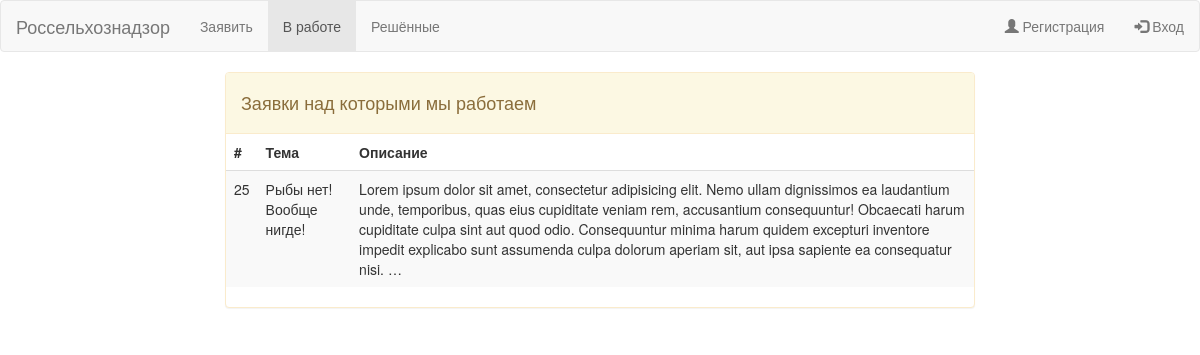
/bugs/in_progress_issues/, run on the app's committed database.
### bugtracker_app/models.py (models this page shows, shortened)
class Issue(models.Model):
    subject = models.CharField(max_length=50)
    description = models.TextField()
    notify_by_email = models.BooleanField(default=True)
    created_date = models.DateTimeField(auto_now_add=True)
    updated_date = models.DateTimeField(auto_now_add=True)
    author_name = models.CharField(max_length=30, null=True, blank=True)
    author_email = models.EmailField(null=True, blank=True)
    author = models.ForeignKey(
        User,
        on_delete=models.PROTECT,
        null=True)
    status = models.ForeignKey(
        IssueStatus,
        on_delete=models.PROTECT,
        default=IssueStatus.get_default()[0])
    importance = models.ForeignKey(
        IssueImportance,
        on_delete=models.PROTECT)
    area = models.ForeignKey(
        IssueArea,
        on_delete=models.PROTECT)
    category = models.ForeignKey(
        IssueCategory,
        on_delete=models.PROTECT,
        default=0)
    version = models.ForeignKey(
        IssueVersion,
        on_delete=models.PROTECT,
        null=True, blank=True)
    def get_absolute_url(self):
        return reverse('bugtracker:issue_detail', args=(self.id,))

### bugtracker_app/views.py (the view)
# urls.py: path('in_progress_issues/', InProgressIssuesView.as_view(), name='in_progress_issues'),
class InProgressIssuesView(ListView):
    paginate_by = 10
    template_name = APP_NAME+'/in_progress_issues.html'
    def get_queryset(self):
        return Issue.objects.filter(status__name='в работе')
    def get_context_data(self, **kwargs):
        ctx = super().get_context_data(**kwargs)
        ctx['page_in_progress'] = 'active' # for css class BS 3
        return ctx

### templates/bugtracker_app/in_progress_issues.html
{% extends 'bugtracker_app/issue_list.html'%}
{% block panel_class %}warning{%endblock%}
{% block list_title %}Заявки над которыми мы работаем{% endblock %}

### templates/bugtracker_app/issue_list.html
{%extends 'bugtracker_app/base.html'%}
{% block content%}
<div class="container">
  <div class="row">
    <div class="col-md-8 col-md-offset-2">
      <div class="panel panel-{% block panel_class %}default{%endblock%}">
        <div class="panel-heading">
          <h4>{% block list_title %} {% endblock %}</h4>
        </div>
        <div class="body">
          <table class="table table-striped table-hover">
            <thead style="font-weight: bold">
              <tr>
                <td>#</td>
                <td>Тема</td>
                <td>Описание</td>
              </tr>
            </thead>
            <tbody>
              {%for issue in object_list%}
              <tr onclick="window.location='{{issue.get_absolute_url}}';">
                <td>{{issue.id}}</td>
                <td>{{issue.subject}}</td>
                <td>{{issue.description|truncatewords:50}}</td>
              </tr>
              {% empty %}
              <tr>
                <td colspan="3"> Тут ничего нет </td>
              </tr>
              {%endfor%}
            </tbody>
          </table>
        </div>
      </div>
    </div>
  </div>
</div>
{% endblock%}

### data on the page
Issue: id "25", subject "Рыбы нет! Вообще нигде!", description "Lorem ipsum dolor sit amet, consectetur adipisicing elit. Nemo ullam dignissimos ea laudantium unde, temporibus, quas eius cupiditate veniam rem, accusantium consequuntur! Obcaecati harum cupiditate culpa sint aut quod odio. Consequuntur minima harum quidem excepturi inventore impedit explicabo sunt assumenda culpa dolorum aperiam sit, aut ipsa sapiente ea consequatur nisi. …"
